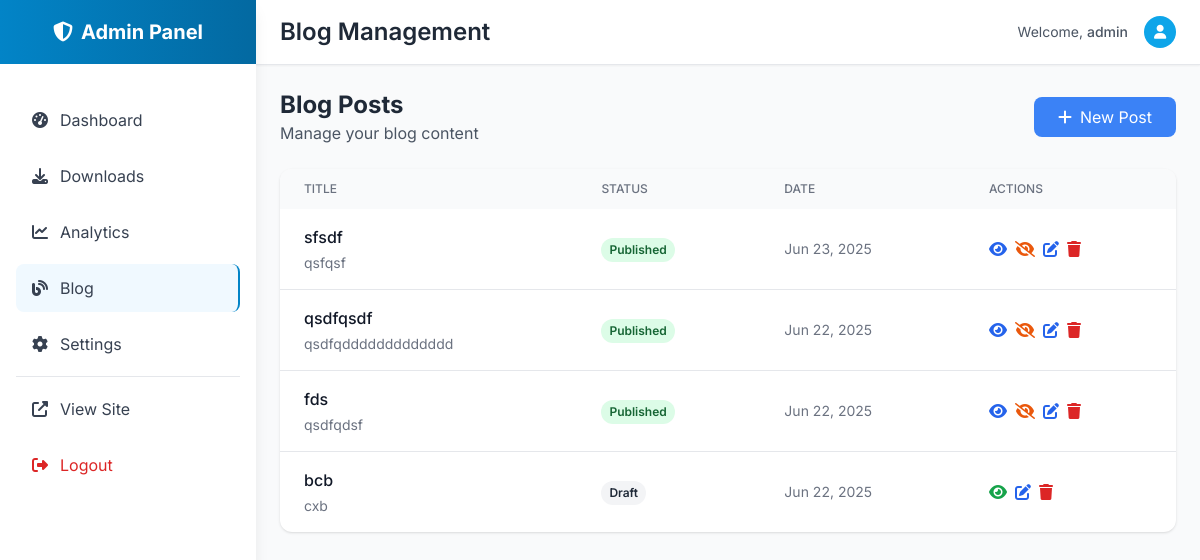
The app's page /admin/blog (signed in), older data.
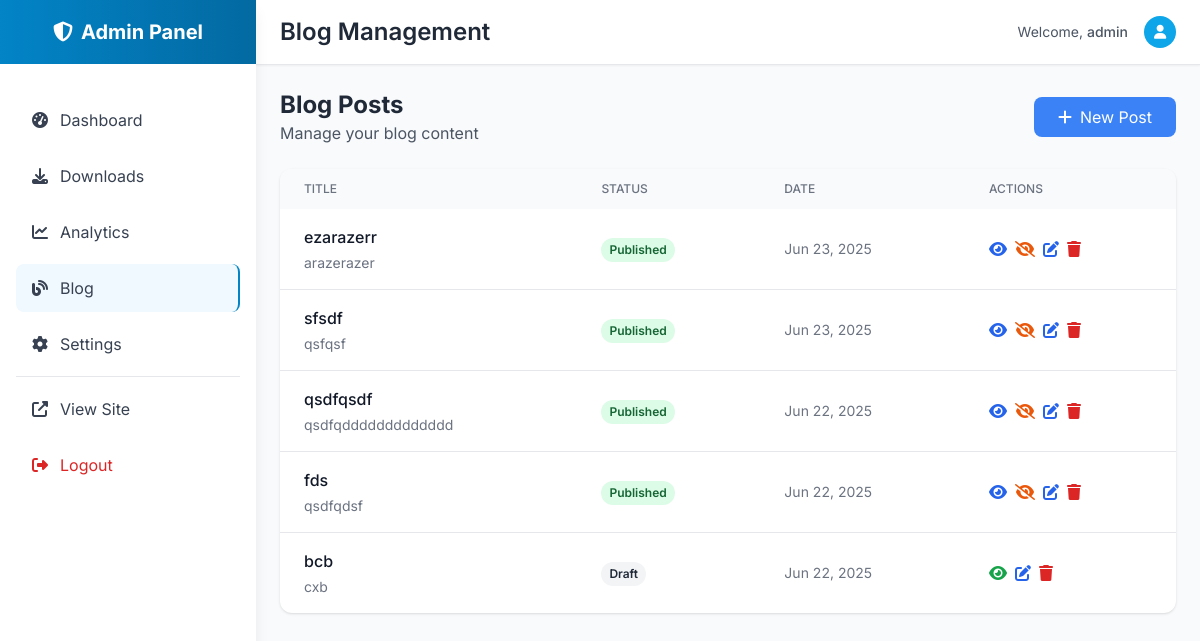
The same page, newer data.
### utils.py (models this page shows)
class Blog(db.Model):
    __tablename__ = 'blogs'
    id = Column(Integer, primary_key=True)
    title = Column(String(200), nullable=False)
    slug = Column(String(200), nullable=False, unique=True)
    content = Column(db.Text, nullable=False)  # Processed HTML
    raw_content = Column(db.Text, nullable=False)  # Original markdown
    excerpt = Column(String(300))
    published = Column(db.Boolean, default=False)
    created_at = Column(DateTime, default=datetime.utcnow)
    updated_at = Column(DateTime, default=datetime.utcnow, onupdate=datetime.utcnow)

### admin.py (the view)
@app.route('/admin/blog')
@admin_required
def admin_blog():
    blogs = Blog.query.order_by(desc(Blog.created_at)).all()
    return render_template('admin/blog.html', blogs=blogs)

### admin.py (called while the page is built)
def admin_required(f):
    @wraps(f)
    def decorated_function(*args, **kwargs):
        if not session.get('admin_logged_in'):
            return redirect(url_for('admin_login'))
        return f(*args, **kwargs)
    return decorated_function

### templates/admin/blog.html (shortened to what this page needs)
{% extends "admin/base.html" %}
{% block page_title %}Blog Management{% endblock %}
{% block content %}
<div class="flex items-center justify-between mb-6">
    <div>
        <h2 class="text-2xl font-bold text-gray-800">Blog Posts</h2>
        <p class="text-gray-600">Manage your blog content</p>
    </div>
    <a href="{{ url_for('admin_blog_new') }}"
       class="bg-blue-500 text-white px-6 py-2 rounded-lg hover:bg-blue-600 transition-colors">
        <i class="fas fa-plus mr-2"></i>New Post
    </a>
</div>
<div class="bg-white rounded-xl shadow overflow-hidden">
    {% if blogs %}
        <div class="overflow-x-auto">
            <table class="w-full">
                <thead class="bg-gray-50">
                    <tr>
                        <th class="px-6 py-3 text-left text-xs font-medium text-gray-500 uppercase">Title</th>
                        <th class="px-6 py-3 text-left text-xs font-medium text-gray-500 uppercase">Status</th>
                        <th class="px-6 py-3 text-left text-xs font-medium text-gray-500 uppercase">Date</th>
                        <th class="px-6 py-3 text-left text-xs font-medium text-gray-500 uppercase">Actions</th>
                    </tr>
                </thead>
                <tbody class="divide-y divide-gray-200">
                    {% for blog in blogs %}
                    <tr class="hover:bg-gray-50">
                        <td class="px-6 py-4">
                            <div>
                                <h3 class="font-medium text-gray-900">{{ blog.title }}</h3>
                                {% if blog.excerpt %}
                                <p class="text-sm text-gray-500 mt-1">{{ blog.excerpt[:100] }}{% if blog.excerpt|length > 100 %}...{% endif %}</p>
                                {% endif %}
                            </div>
                        </td>
                        <td class="px-6 py-4">
                            <span class="inline-flex px-2 py-1 text-xs font-semibold rounded-full
                                {% if blog.published %}bg-green-100 text-green-800{% else %}bg-gray-100 text-gray-800{% endif %}">
                                {% if blog.published %}Published{% else %}Draft{% endif %}
                            </span>
                        </td>
                        <td class="px-6 py-4 text-sm text-gray-500">
                            {{ blog.created_at.strftime('%b %d, %Y') }}
                        </td>
                        <td class="px-6 py-4">
                            <div class="flex items-center space-x-2">
                                {% if blog.published %}
                                <a href="{{ url_for('blog_detail', slug=blog.slug) }}" target="_blank"
                                   class="text-blue-600 hover:text-blue-800" title="View">
                                    <i class="fas fa-eye"></i>
                                </a>
                                {% endif %}
                                <button onclick="togglePublish({{ blog.id }}, {{ blog.published|lower }})"
                                        class="{% if blog.published %}text-orange-600 hover:text-orange-800{% else %}text-green-600 hover:text-green-800{% endif %}"
                                        title="{% if blog.published %}Unpublish{% else %}Publish{% endif %}">
                                    <i class="fas {% if blog.published %}fa-eye-slash{% else %}fa-eye{% endif %}"></i>
                                </button>
                                <a href="{{ url_for('admin_blog_edit', blog_id=blog.id) }}"
                                   class="text-blue-600 hover:text-blue-800" title="Edit">
                                    <i class="fas fa-edit"></i>
                                </a>
                                <button onclick="deleteBlog({{ blog.id }})"
                                        class="text-red-600 hover:text-red-800" title="Delete">
                                    <i class="fas fa-trash"></i>
                                </button>
                            </div>
                        </td>
                    </tr>
                    {% endfor %}
                </tbody>
            </table>
        </div>
    {% endif %}
</div>
{% endblock %}

### templates/admin/base.html (shortened to what this page needs)
<!DOCTYPE html>
<html lang="en" class="scroll-smooth">
<head>
    <script src="https://cdn.tailwindcss.com"></script>
    <link rel="stylesheet" href="https://cdnjs.cloudflare.com/ajax/libs/font-awesome/6.4.0/css/all.min.css">
</head>
<body class="bg-gray-50 font-sans">
    <div class="fixed inset-y-0 left-0 z-50 w-64 bg-white shadow-lg transform -translate-x-full lg:translate-x-0 transition-transform duration-300" id="sidebar">
        <div class="flex items-center justify-center h-16 bg-gradient-to-r from-admin-600 to-admin-700">
            <h1 class="text-white text-xl font-bold">
                <i class="fas fa-shield-alt mr-2"></i>Admin Panel
            </h1>
        </div>
        <nav class="mt-8">
            <div class="px-4 space-y-2">
                <a href="{{ url_for('admin_dashboard') }}" class="flex items-center px-4 py-3 text-gray-700 rounded-lg hover:bg-admin-50 hover:text-admin-600 transition-colors duration-200 ">
                    <i class="fas fa-tachometer-alt mr-3"></i>
                    Dashboard
                </a>
                <a href="{{ url_for('admin_downloads') }}" class="flex items-center px-4 py-3 text-gray-700 rounded-lg hover:bg-admin-50 hover:text-admin-600 transition-colors duration-200 ">
                    <i class="fas fa-download mr-3"></i>
                    Downloads
                </a>
                <a href="{{ url_for('admin_analytics') }}" class="flex items-center px-4 py-3 text-gray-700 rounded-lg hover:bg-admin-50 hover:text-admin-600 transition-colors duration-200 ">
                    <i class="fas fa-chart-line mr-3"></i>
                    Analytics
                </a>
                <a href="{{ url_for('admin_blog') }}" class="flex items-center px-4 py-3 text-gray-700 rounded-lg hover:bg-admin-50 hover:text-admin-600 transition-colors duration-200 {% if request.endpoint in ['admin_blog', 'admin_blog_new', 'admin_blog_edit'] %}bg-admin-50 text-admin-600 border-r-2 border-admin-600{% endif %}">
                    <i class="fas fa-blog mr-3"></i>
                    Blog
                </a>
                <a href="{{ url_for('admin_settings') }}" class="flex items-center px-4 py-3 text-gray-700 rounded-lg hover:bg-admin-50 hover:text-admin-600 transition-colors duration-200 ">
                    <i class="fas fa-cog mr-3"></i>
                    Settings
                </a>
                <div class="border-t border-gray-200 my-4"></div>
                <a href="{{ url_for('index') }}" class="flex items-center px-4 py-3 text-gray-700 rounded-lg hover:bg-gray-100 transition-colors duration-200" target="_blank">
                    <i class="fas fa-external-link-alt mr-3"></i>
                    View Site
                </a>
                <a href="{{ url_for('admin_logout') }}" class="flex items-center px-4 py-3 text-red-600 rounded-lg hover:bg-red-50 transition-colors duration-200">
                    <i class="fas fa-sign-out-alt mr-3"></i>
                    Logout
                </a>
            </div>
        </nav>
    </div>
    <div class="lg:ml-64">
        <header class="bg-white shadow-sm border-b border-gray-200">
            <div class="flex items-center justify-between px-6 py-4">
                <div class="flex items-center">
                    <h2 class="ml-4 lg:ml-0 text-2xl font-semibold text-gray-800">
                        {% block page_title %}Dashboard{% endblock %}
                    </h2>
                </div>
                <div class="flex items-center space-x-4">
                    <div class="text-sm text-gray-600">
                        Welcome, <span class="font-medium">{{ session.admin_username }}</span>
                    </div>
                    <div class="w-8 h-8 bg-admin-500 rounded-full flex items-center justify-center">
                        <i class="fas fa-user text-white text-sm"></i>
                    </div>
                </div>
            </div>
        </header>
        <main class="p-6">
            {% block content %}{% endblock %}
        </main>
    </div>
</body>
</html>

Row changes from the older to the newer data that the page shows:
added Blog: title "ezarazerr", excerpt "arazerazer", published "Published", created_at "Jun 23, 2025"
